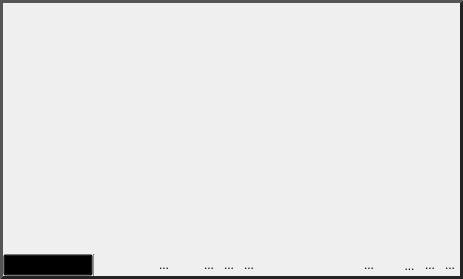
<?xml version="1.0" encoding="UTF-8"?>
<ui version="4.0">
 <class>ViewerWidget</class>
 <widget class="QWidget" name="ViewerWidget">
  <property name="geometry">
   <rect>
    <x>0</x>
    <y>0</y>
    <width>463</width>
    <height>279</height>
   </rect>
  </property>
  <property name="windowTitle">
   <string>ViewerWidget</string>
  </property>
  <property name="styleSheet">
   <string notr="true">QWidget#toolbar_{
  background-color: qlineargradient(spread:pad, x1:0.5, y1:0, x2:0.5, y2:0.960227,
  stop:0 rgba(211, 211, 211, 255),
  stop:0.155779 rgba(228, 228, 228,255),
  stop:1 rgba(204, 204, 204, 255));
  margin: 0px;
  padding: 0px;
}

QFrame#line_,
QFrame#sep_line_{
  background-color: gray;
}

QWidget#viewer_mode_holder_{
  margin: 0px;
  padding: 0px;
}

QWidget#border_{
  border-top: 3px solid rgb( 85, 85, 85 );
  border-bottom: 3px solid rgb( 35, 35, 35 );
  border-left: 3px solid rgb( 85, 85, 85 );
  border-right: 3px solid rgb( 35, 35, 35 );
}

QToolButton{
  border: 1px solid rgba( 0, 0, 0, 0 );
  margin: 0, 0, 0, 0;
  padding: 0, 0, 0, 0;
  
}

QToolButton:hover{
  background-color: rgba( 140, 140, 140, 50 );
}

QToolButton:pressed{
  border: 1px solid rgba( 100, 100, 100, 120 );
  background-color: rgba( 100, 100, 100, 200 );
}


 QComboBox {
     padding: 1px 1px 1px 1px;
     min-width: 6em;
  background-color: rgba( 0,0,0,0 );
  color: black;
 }

 QComboBox:editable {
 }

 QComboBox:!editable, QComboBox::drop-down:editable {
  background-color: qlineargradient(x1: 0, y1: 0, x2: 0, y2: 1,
                                  stop: 0 #E1E1E1, stop: 0.4 #DDDDDD,
                                  stop: 0.5 #D8D8D8, stop: 1.0 #D3D3D3);
 }

 /* QComboBox gets the &quot;on&quot; state when the popup is open */
 QComboBox:!editable:on, QComboBox::drop-down:editable:on {
     background: qlineargradient(x1: 0, y1: 0, x2: 0, y2: 1,
                                 stop: 0 #D3D3D3, stop: 0.4 #D8D8D8,
                                 stop: 0.5 #DDDDDD, stop: 1.0 #E1E1E1);
 }

 QComboBox:on { /* shift the text when the popup opens */
 }

 QComboBox::drop-down {
     subcontrol-origin: padding;
     subcontrol-position: top right;
     width: 16px;
     border-top-right-radius: 3px;
     border-bottom-right-radius: 3px;
 }

/*
 QComboBox::down-arrow {
     image: url(&quot;:/Images/Arrow.png&quot;);
 }
*/

 QComboBox::down-arrow:on { /* shift the arrow when popup is open */
     top: 0px;
     left: 0px;
 }
QComboBox::icon{
  border: 1px solid rgba( 0, 0, 0, 0 );
}


</string>
  </property>
  <layout class="QHBoxLayout" name="horizontalLayout_3">
   <property name="spacing">
    <number>0</number>
   </property>
   <property name="margin">
    <number>0</number>
   </property>
   <item>
    <widget class="QWidget" name="border_" native="true">
     <layout class="QVBoxLayout" name="border_layout_">
      <property name="spacing">
       <number>0</number>
      </property>
      <property name="margin">
       <number>3</number>
      </property>
      <item>
       <widget class="QWidget" name="viewer_slot_" native="true">
        <property name="sizePolicy">
         <sizepolicy hsizetype="Preferred" vsizetype="MinimumExpanding">
          <horstretch>0</horstretch>
          <verstretch>0</verstretch>
         </sizepolicy>
        </property>
        <layout class="QHBoxLayout" name="viewer_layout_">
         <property name="spacing">
          <number>0</number>
         </property>
         <property name="margin">
          <number>0</number>
         </property>
        </layout>
       </widget>
      </item>
      <item>
       <widget class="QWidget" name="toolbar_" native="true">
        <property name="sizePolicy">
         <sizepolicy hsizetype="Preferred" vsizetype="Fixed">
          <horstretch>0</horstretch>
          <verstretch>0</verstretch>
         </sizepolicy>
        </property>
        <property name="minimumSize">
         <size>
          <width>0</width>
          <height>20</height>
         </size>
        </property>
        <layout class="QVBoxLayout" name="toolbar_layout_">
         <property name="spacing">
          <number>0</number>
         </property>
         <property name="margin">
          <number>0</number>
         </property>
         <item>
          <widget class="QWidget" name="buttonbar_" native="true">
           <property name="sizePolicy">
            <sizepolicy hsizetype="Preferred" vsizetype="Fixed">
             <horstretch>0</horstretch>
             <verstretch>0</verstretch>
            </sizepolicy>
           </property>
           <property name="minimumSize">
            <size>
             <width>0</width>
             <height>20</height>
            </size>
           </property>
           <layout class="QHBoxLayout" name="button_layout_">
            <property name="spacing">
             <number>0</number>
            </property>
            <property name="margin">
             <number>0</number>
            </property>
            <item>
             <widget class="QWidget" name="viewer_mode_holder_" native="true">
              <property name="sizePolicy">
               <sizepolicy hsizetype="Fixed" vsizetype="Fixed">
                <horstretch>0</horstretch>
                <verstretch>0</verstretch>
               </sizepolicy>
              </property>
              <property name="minimumSize">
               <size>
                <width>90</width>
                <height>0</height>
               </size>
              </property>
              <property name="maximumSize">
               <size>
                <width>90</width>
                <height>16777215</height>
               </size>
              </property>
              <layout class="QHBoxLayout" name="horizontalLayout">
               <property name="spacing">
                <number>0</number>
               </property>
               <property name="margin">
                <number>0</number>
               </property>
               <item>
                <widget class="QComboBox" name="viewer_mode_">
                 <property name="minimumSize">
                  <size>
                   <width>82</width>
                   <height>0</height>
                  </size>
                 </property>
                 <property name="maximumSize">
                  <size>
                   <width>90</width>
                   <height>16777215</height>
                  </size>
                 </property>
                 <property name="palette">
                  <palette>
                   <active>
                    <colorrole role="WindowText">
                     <brush brushstyle="SolidPattern">
                      <color alpha="255">
                       <red>0</red>
                       <green>0</green>
                       <blue>0</blue>
                      </color>
                     </brush>
                    </colorrole>
                    <colorrole role="Button">
                     <brush brushstyle="SolidPattern">
                      <color alpha="0">
                       <red>0</red>
                       <green>0</green>
                       <blue>0</blue>
                      </color>
                     </brush>
                    </colorrole>
                    <colorrole role="Text">
                     <brush brushstyle="SolidPattern">
                      <color alpha="255">
                       <red>0</red>
                       <green>0</green>
                       <blue>0</blue>
                      </color>
                     </brush>
                    </colorrole>
                    <colorrole role="ButtonText">
                     <brush brushstyle="SolidPattern">
                      <color alpha="255">
                       <red>0</red>
                       <green>0</green>
                       <blue>0</blue>
                      </color>
                     </brush>
                    </colorrole>
                    <colorrole role="Base">
                     <brush brushstyle="SolidPattern">
                      <color alpha="0">
                       <red>0</red>
                       <green>0</green>
                       <blue>0</blue>
                      </color>
                     </brush>
                    </colorrole>
                    <colorrole role="Window">
                     <brush brushstyle="SolidPattern">
                      <color alpha="0">
                       <red>0</red>
                       <green>0</green>
                       <blue>0</blue>
                      </color>
                     </brush>
                    </colorrole>
                    <colorrole role="Highlight">
                     <brush brushstyle="SolidPattern">
                      <color alpha="0">
                       <red>181</red>
                       <green>213</green>
                       <blue>255</blue>
                      </color>
                     </brush>
                    </colorrole>
                   </active>
                   <inactive>
                    <colorrole role="WindowText">
                     <brush brushstyle="SolidPattern">
                      <color alpha="255">
                       <red>0</red>
                       <green>0</green>
                       <blue>0</blue>
                      </color>
                     </brush>
                    </colorrole>
                    <colorrole role="Button">
                     <brush brushstyle="LinearGradientPattern">
                      <gradient startx="0.000000000000000" starty="0.000000000000000" endx="0.000000000000000" endy="1.000000000000000" type="LinearGradient" spread="PadSpread" coordinatemode="ObjectBoundingMode">
                       <gradientstop position="0.000000000000000">
                        <color alpha="255">
                         <red>225</red>
                         <green>225</green>
                         <blue>225</blue>
                        </color>
                       </gradientstop>
                       <gradientstop position="0.400000000000000">
                        <color alpha="255">
                         <red>221</red>
                         <green>221</green>
                         <blue>221</blue>
                        </color>
                       </gradientstop>
                       <gradientstop position="0.500000000000000">
                        <color alpha="255">
                         <red>216</red>
                         <green>216</green>
                         <blue>216</blue>
                        </color>
                       </gradientstop>
                       <gradientstop position="1.000000000000000">
                        <color alpha="255">
                         <red>211</red>
                         <green>211</green>
                         <blue>211</blue>
                        </color>
                       </gradientstop>
                      </gradient>
                     </brush>
                    </colorrole>
                    <colorrole role="Text">
                     <brush brushstyle="SolidPattern">
                      <color alpha="255">
                       <red>0</red>
                       <green>0</green>
                       <blue>0</blue>
                      </color>
                     </brush>
                    </colorrole>
                    <colorrole role="ButtonText">
                     <brush brushstyle="SolidPattern">
                      <color alpha="255">
                       <red>0</red>
                       <green>0</green>
                       <blue>0</blue>
                      </color>
                     </brush>
                    </colorrole>
                    <colorrole role="Base">
                     <brush brushstyle="LinearGradientPattern">
                      <gradient startx="0.000000000000000" starty="0.000000000000000" endx="0.000000000000000" endy="1.000000000000000" type="LinearGradient" spread="PadSpread" coordinatemode="ObjectBoundingMode">
                       <gradientstop position="0.000000000000000">
                        <color alpha="255">
                         <red>225</red>
                         <green>225</green>
                         <blue>225</blue>
                        </color>
                       </gradientstop>
                       <gradientstop position="0.400000000000000">
                        <color alpha="255">
                         <red>221</red>
                         <green>221</green>
                         <blue>221</blue>
                        </color>
                       </gradientstop>
                       <gradientstop position="0.500000000000000">
                        <color alpha="255">
                         <red>216</red>
                         <green>216</green>
                         <blue>216</blue>
                        </color>
                       </gradientstop>
                       <gradientstop position="1.000000000000000">
                        <color alpha="255">
                         <red>211</red>
                         <green>211</green>
                         <blue>211</blue>
                        </color>
                       </gradientstop>
                      </gradient>
                     </brush>
                    </colorrole>
                    <colorrole role="Window">
                     <brush brushstyle="LinearGradientPattern">
                      <gradient startx="0.000000000000000" starty="0.000000000000000" endx="0.000000000000000" endy="1.000000000000000" type="LinearGradient" spread="PadSpread" coordinatemode="ObjectBoundingMode">
                       <gradientstop position="0.000000000000000">
                        <color alpha="255">
                         <red>225</red>
                         <green>225</green>
                         <blue>225</blue>
                        </color>
                       </gradientstop>
                       <gradientstop position="0.400000000000000">
                        <color alpha="255">
                         <red>221</red>
                         <green>221</green>
                         <blue>221</blue>
                        </color>
                       </gradientstop>
                       <gradientstop position="0.500000000000000">
                        <color alpha="255">
                         <red>216</red>
                         <green>216</green>
                         <blue>216</blue>
                        </color>
                       </gradientstop>
                       <gradientstop position="1.000000000000000">
                        <color alpha="255">
                         <red>211</red>
                         <green>211</green>
                         <blue>211</blue>
                        </color>
                       </gradientstop>
                      </gradient>
                     </brush>
                    </colorrole>
                    <colorrole role="Highlight">
                     <brush brushstyle="SolidPattern">
                      <color alpha="0">
                       <red>181</red>
                       <green>213</green>
                       <blue>255</blue>
                      </color>
                     </brush>
                    </colorrole>
                   </inactive>
                   <disabled>
                    <colorrole role="WindowText">
                     <brush brushstyle="SolidPattern">
                      <color alpha="255">
                       <red>0</red>
                       <green>0</green>
                       <blue>0</blue>
                      </color>
                     </brush>
                    </colorrole>
                    <colorrole role="Button">
                     <brush brushstyle="LinearGradientPattern">
                      <gradient startx="0.000000000000000" starty="0.000000000000000" endx="0.000000000000000" endy="1.000000000000000" type="LinearGradient" spread="PadSpread" coordinatemode="ObjectBoundingMode">
                       <gradientstop position="0.000000000000000">
                        <color alpha="255">
                         <red>225</red>
                         <green>225</green>
                         <blue>225</blue>
                        </color>
                       </gradientstop>
                       <gradientstop position="0.400000000000000">
                        <color alpha="255">
                         <red>221</red>
                         <green>221</green>
                         <blue>221</blue>
                        </color>
                       </gradientstop>
                       <gradientstop position="0.500000000000000">
                        <color alpha="255">
                         <red>216</red>
                         <green>216</green>
                         <blue>216</blue>
                        </color>
                       </gradientstop>
                       <gradientstop position="1.000000000000000">
                        <color alpha="255">
                         <red>211</red>
                         <green>211</green>
                         <blue>211</blue>
                        </color>
                       </gradientstop>
                      </gradient>
                     </brush>
                    </colorrole>
                    <colorrole role="Text">
                     <brush brushstyle="SolidPattern">
                      <color alpha="255">
                       <red>0</red>
                       <green>0</green>
                       <blue>0</blue>
                      </color>
                     </brush>
                    </colorrole>
                    <colorrole role="ButtonText">
                     <brush brushstyle="SolidPattern">
                      <color alpha="255">
                       <red>0</red>
                       <green>0</green>
                       <blue>0</blue>
                      </color>
                     </brush>
                    </colorrole>
                    <colorrole role="Base">
                     <brush brushstyle="LinearGradientPattern">
                      <gradient startx="0.000000000000000" starty="0.000000000000000" endx="0.000000000000000" endy="1.000000000000000" type="LinearGradient" spread="PadSpread" coordinatemode="ObjectBoundingMode">
                       <gradientstop position="0.000000000000000">
                        <color alpha="255">
                         <red>225</red>
                         <green>225</green>
                         <blue>225</blue>
                        </color>
                       </gradientstop>
                       <gradientstop position="0.400000000000000">
                        <color alpha="255">
                         <red>221</red>
                         <green>221</green>
                         <blue>221</blue>
                        </color>
                       </gradientstop>
                       <gradientstop position="0.500000000000000">
                        <color alpha="255">
                         <red>216</red>
                         <green>216</green>
                         <blue>216</blue>
                        </color>
                       </gradientstop>
                       <gradientstop position="1.000000000000000">
                        <color alpha="255">
                         <red>211</red>
                         <green>211</green>
                         <blue>211</blue>
                        </color>
                       </gradientstop>
                      </gradient>
                     </brush>
                    </colorrole>
                    <colorrole role="Window">
                     <brush brushstyle="LinearGradientPattern">
                      <gradient startx="0.000000000000000" starty="0.000000000000000" endx="0.000000000000000" endy="1.000000000000000" type="LinearGradient" spread="PadSpread" coordinatemode="ObjectBoundingMode">
                       <gradientstop position="0.000000000000000">
                        <color alpha="255">
                         <red>225</red>
                         <green>225</green>
                         <blue>225</blue>
                        </color>
                       </gradientstop>
                       <gradientstop position="0.400000000000000">
                        <color alpha="255">
                         <red>221</red>
                         <green>221</green>
                         <blue>221</blue>
                        </color>
                       </gradientstop>
                       <gradientstop position="0.500000000000000">
                        <color alpha="255">
                         <red>216</red>
                         <green>216</green>
                         <blue>216</blue>
                        </color>
                       </gradientstop>
                       <gradientstop position="1.000000000000000">
                        <color alpha="255">
                         <red>211</red>
                         <green>211</green>
                         <blue>211</blue>
                        </color>
                       </gradientstop>
                      </gradient>
                     </brush>
                    </colorrole>
                    <colorrole role="Highlight">
                     <brush brushstyle="SolidPattern">
                      <color alpha="255">
                       <red>208</red>
                       <green>208</green>
                       <blue>208</blue>
                      </color>
                     </brush>
                    </colorrole>
                   </disabled>
                  </palette>
                 </property>
                 <property name="toolTip">
                  <string>Select viewer mode</string>
                 </property>
                 <property name="currentIndex">
                  <number>0</number>
                 </property>
                 <property name="sizeAdjustPolicy">
                  <enum>QComboBox::AdjustToMinimumContentsLengthWithIcon</enum>
                 </property>
                 <property name="iconSize">
                  <size>
                   <width>16</width>
                   <height>16</height>
                  </size>
                 </property>
                 <property name="frame">
                  <bool>false</bool>
                 </property>
                 <item>
                  <property name="text">
                   <string notr="true">Sagittal</string>
                  </property>
                  <property name="icon">
                   <iconset resource="../../Resources/QtResources.qrc">
                    <normaloff>:/Images/XviewRed.png</normaloff>:/Images/XviewRed.png</iconset>
                  </property>
                 </item>
                 <item>
                  <property name="text">
                   <string notr="true">Coronal</string>
                  </property>
                  <property name="icon">
                   <iconset>
                    <normalon>:/Images/YviewGreen.png</normalon>
                   </iconset>
                  </property>
                 </item>
                 <item>
                  <property name="text">
                   <string notr="true">Axial</string>
                  </property>
                  <property name="icon">
                   <iconset>
                    <normalon>:/Images/ZviewBlue.png</normalon>
                   </iconset>
                  </property>
                 </item>
                 <item>
                  <property name="text">
                   <string notr="true">Volume</string>
                  </property>
                  <property name="icon">
                   <iconset>
                    <normalon>:/Images/Vview.png</normalon>
                   </iconset>
                  </property>
                 </item>
                  <item>
                  <property name="text">
                   <string notr="true">VTK</string>
                  </property>
                  <property name="icon">
                   <iconset>
                    <normalon>:/Images/VVTKview.png</normalon>
                   </iconset>
                  </property>
                 </item>
               </widget>
               </item>
             </layout>
             </widget>
            </item>
            <item>
             <widget class="Line" name="line_">
              <property name="minimumSize">
               <size>
                <width>1</width>
                <height>0</height>
               </size>
              </property>
              <property name="maximumSize">
               <size>
                <width>1</width>
                <height>16777215</height>
               </size>
              </property>
              <property name="orientation">
               <enum>Qt::Vertical</enum>
              </property>
             </widget>
            </item>
            <item>
             <widget class="QWidget" name="common_tools_" native="true">
              <property name="sizePolicy">
               <sizepolicy hsizetype="MinimumExpanding" vsizetype="Fixed">
                <horstretch>0</horstretch>
                <verstretch>0</verstretch>
               </sizepolicy>
              </property>
              <property name="minimumSize">
               <size>
                <width>0</width>
                <height>20</height>
               </size>
              </property>
              <property name="maximumSize">
               <size>
                <width>16777215</width>
                <height>20</height>
               </size>
              </property>
              <layout class="QHBoxLayout" name="common_tools_layout_">
               <property name="spacing">
                <number>0</number>
               </property>
               <property name="sizeConstraint">
                <enum>QLayout::SetMinimumSize</enum>
               </property>
               <property name="margin">
                <number>0</number>
               </property>
               <item>
                <widget class="QToolButton" name="auto_view_button_">
                 <property name="minimumSize">
                  <size>
                   <width>20</width>
                   <height>20</height>
                  </size>
                 </property>
                 <property name="maximumSize">
                  <size>
                   <width>20</width>
                   <height>20</height>
                  </size>
                 </property>
                 <property name="toolTip">
                  <string>Autoview</string>
                 </property>
                 <property name="text">
                  <string/>
                 </property>
                 <property name="icon">
                  <iconset resource="../../Resources/QtResources.qrc">
                   <normaloff>:/Images/AutoViewOff.png</normaloff>
                   <normalon>:/Images/AutoView.png</normalon>:/Images/AutoViewOff.png</iconset>
                 </property>
                 <property name="checkable">
                  <bool>false</bool>
                 </property>
                </widget>
               </item>
               <item>
                <widget class="QToolButton" name="lock_button_">
                 <property name="sizePolicy">
                  <sizepolicy hsizetype="Fixed" vsizetype="Fixed">
                   <horstretch>0</horstretch>
                   <verstretch>0</verstretch>
                  </sizepolicy>
                 </property>
                 <property name="minimumSize">
                  <size>
                   <width>20</width>
                   <height>20</height>
                  </size>
                 </property>
                 <property name="maximumSize">
                  <size>
                   <width>20</width>
                   <height>20</height>
                  </size>
                 </property>
                 <property name="toolTip">
                  <string>Lock navigation with the other locked viewers of the same type</string>
                 </property>
                 <property name="icon">
                  <iconset resource="../../Resources/QtResources.qrc">
                   <normaloff>:/Images/LockOff.png</normaloff>
                   <normalon>:/Images/Lock.png</normalon>:/Images/LockOff.png</iconset>
                 </property>
                 <property name="checkable">
                  <bool>true</bool>
                 </property>
                </widget>
               </item>
               <item>
                <widget class="QToolButton" name="slice_visible_button_">
                 <property name="minimumSize">
                  <size>
                   <width>20</width>
                   <height>20</height>
                  </size>
                 </property>
                 <property name="maximumSize">
                  <size>
                   <width>20</width>
                   <height>20</height>
                  </size>
                 </property>
                 <property name="toolTip">
                  <string>Show this slice in volume viewer</string>
                 </property>
                 <property name="icon">
                  <iconset resource="../../Resources/QtResources.qrc">
                   <normaloff>:/Images/VisibleOff.png</normaloff>
                   <normalon>:/Images/Visible.png</normalon>:/Images/VisibleOff.png</iconset>
                 </property>
                 <property name="checkable">
                  <bool>true</bool>
                 </property>
                </widget>
               </item>
               <item>
                <widget class="QToolButton" name="snap_to_axis_button_">
                 <property name="minimumSize">
                  <size>
                   <width>20</width>
                   <height>20</height>
                  </size>
                 </property>
                 <property name="maximumSize">
                  <size>
                   <width>20</width>
                   <height>20</height>
                  </size>
                 </property>
                 <property name="toolTip">
                  <string>Snap the camera to the closest axis</string>
                 </property>
                 <property name="text">
                  <string>...</string>
                 </property>
                 <property name="icon">
                  <iconset resource="../../Resources/QtResources.qrc">
                   <normaloff>:/Images/AlignOff.png</normaloff>
                   <normalon>:/Images/Align.png</normalon>:/Images/AlignOff.png</iconset>
                 </property>
                </widget>
               </item>
               <item>
                <widget class="QToolButton" name="light_visible_button_">
                 <property name="minimumSize">
                  <size>
                   <width>20</width>
                   <height>20</height>
                  </size>
                 </property>
                 <property name="maximumSize">
                  <size>
                   <width>20</width>
                   <height>20</height>
                  </size>
                 </property>
                 <property name="toolTip">
                  <string>Scene lighting on/off</string>
                 </property>
                 <property name="text">
                  <string/>
                 </property>
                 <property name="icon">
                  <iconset resource="../../Resources/QtResources.qrc">
                   <normaloff>:/Images/LightOff.png</normaloff>
                   <normalon>:/Images/Light.png</normalon>:/Images/LightOff.png</iconset>
                 </property>
                </widget>
               </item>
              </layout>
             </widget>
            </item>
            <item>
             <widget class="QWidget" name="less_common_tools_" native="true">
              <property name="sizePolicy">
               <sizepolicy hsizetype="Preferred" vsizetype="Fixed">
                <horstretch>0</horstretch>
                <verstretch>0</verstretch>
               </sizepolicy>
              </property>
              <property name="minimumSize">
               <size>
                <width>0</width>
                <height>20</height>
               </size>
              </property>
              <property name="maximumSize">
               <size>
                <width>16777215</width>
                <height>20</height>
               </size>
              </property>
              <layout class="QHBoxLayout" name="less_common_tools_layout_">
               <property name="spacing">
                <number>0</number>
               </property>
               <property name="margin">
                <number>0</number>
               </property>
               <item>
                <widget class="QToolButton" name="fog_button_">
                 <property name="minimumSize">
                  <size>
                   <width>20</width>
                   <height>20</height>
                  </size>
                 </property>
                 <property name="maximumSize">
                  <size>
                   <width>20</width>
                   <height>20</height>
                  </size>
                 </property>
                 <property name="toolTip">
                  <string>Show fog (depth cue)</string>
                 </property>
                 <property name="text">
                  <string>...</string>
                 </property>
                 <property name="icon">
                  <iconset resource="../../Resources/QtResources.qrc">
                   <normaloff>:/Images/FogOff.png</normaloff>
                   <normalon>:/Images/Fog.png</normalon>:/Images/FogOff.png</iconset>
                 </property>
                 <property name="checkable">
                  <bool>true</bool>
                 </property>
                </widget>
               </item>
               <item>
                <widget class="QToolButton" name="enable_clipping_button_">
                 <property name="minimumSize">
                  <size>
                   <width>20</width>
                   <height>20</height>
                  </size>
                 </property>
                 <property name="maximumSize">
                  <size>
                   <width>20</width>
                   <height>20</height>
                  </size>
                 </property>
                 <property name="toolTip">
                  <string>Enable clipping</string>
                 </property>
                 <property name="text">
                  <string>...</string>
                 </property>
                 <property name="icon">
                  <iconset resource="../../Resources/QtResources.qrc">
                   <normaloff>:/Images/ClipOff.png</normaloff>
                   <normalon>:/Images/Clip.png</normalon>:/Images/ClipOff.png</iconset>
                 </property>
                </widget>
               </item>
               <item>
                <widget class="QtUtils::SingleShotToolButton" name="picking_button_">
                 <property name="minimumSize">
                  <size>
                   <width>20</width>
                   <height>20</height>
                  </size>
                 </property>
                 <property name="maximumSize">
                  <size>
                   <width>20</width>
                   <height>20</height>
                  </size>
                 </property>
                 <property name="toolTip">
                  <string>Allow picking in other views to move slices in this view</string>
                 </property>
                 <property name="text">
                  <string>...</string>
                 </property>
                 <property name="icon">
                  <iconset resource="../../Resources/QtResources.qrc">
                   <normaloff>:/Images/PickingOff.png</normaloff>
                   <normalon>:/Images/Picking.png</normalon>:/Images/PickingOff.png</iconset>
                 </property>
                </widget>
               </item>
               <item>
                <widget class="QToolButton" name="grid_button_">
                 <property name="minimumSize">
                  <size>
                   <width>20</width>
                   <height>20</height>
                  </size>
                 </property>
                 <property name="maximumSize">
                  <size>
                   <width>20</width>
                   <height>20</height>
                  </size>
                 </property>
                 <property name="toolTip">
                  <string>Switch on/off grid</string>
                 </property>
                 <property name="icon">
                  <iconset resource="../../Resources/QtResources.qrc">
                   <normaloff>:/Images/GridOff.png</normaloff>
                   <normalon>:/Images/Grid.png</normalon>:/Images/GridOff.png</iconset>
                 </property>
                 <property name="checkable">
                  <bool>true</bool>
                 </property>
                </widget>
               </item>
               <item>
                <widget class="QToolButton" name="flip_horizontal_button_">
                 <property name="minimumSize">
                  <size>
                   <width>20</width>
                   <height>20</height>
                  </size>
                 </property>
                 <property name="maximumSize">
                  <size>
                   <width>20</width>
                   <height>20</height>
                  </size>
                 </property>
                 <property name="toolTip">
                  <string>Flip the data visually horizontal</string>
                 </property>
                 <property name="icon">
                  <iconset resource="../../Resources/QtResources.qrc">
                   <normaloff>:/Images/FlipHorizOff.png</normaloff>
                   <normalon>:/Images/FlipHoriz.png</normalon>:/Images/FlipHorizOff.png</iconset>
                 </property>
                 <property name="checkable">
                  <bool>true</bool>
                 </property>
                </widget>
               </item>
               <item>
                <widget class="QToolButton" name="flip_vertical_button_">
                 <property name="minimumSize">
                  <size>
                   <width>20</width>
                   <height>20</height>
                  </size>
                 </property>
                 <property name="maximumSize">
                  <size>
                   <width>20</width>
                   <height>20</height>
                  </size>
                 </property>
                 <property name="toolTip">
                  <string>Flip the data visually vertical</string>
                 </property>
                 <property name="icon">
                  <iconset resource="../../Resources/QtResources.qrc">
                   <normaloff>:/Images/FlipVertOff.png</normaloff>
                   <normalon>:/Images/FlipVert.png</normalon>:/Images/FlipVertOff.png</iconset>
                 </property>
                 <property name="checkable">
                  <bool>true</bool>
                 </property>
                </widget>
               </item>
               <item>
                <widget class="QToolButton" name="isosurfaces_visible_button_">
                 <property name="minimumSize">
                  <size>
                   <width>20</width>
                   <height>20</height>
                  </size>
                 </property>
                 <property name="maximumSize">
                  <size>
                   <width>20</width>
                   <height>20</height>
                  </size>
                 </property>
                 <property name="toolTip">
                  <string>Show isosurface</string>
                 </property>
                 <property name="text">
                  <string/>
                 </property>
                 <property name="icon">
                  <iconset resource="../../Resources/QtResources.qrc">
                   <normaloff>:/Images/IsosurfaceVisibleOff.png</normaloff>
                   <normalon>:/Images/IsosurfaceVisible.png</normalon>:/Images/IsosurfaceVisibleOff.png</iconset>
                 </property>
                </widget>
               </item>
               <item>
                <widget class="QToolButton" name="slices_visible_button_">
                 <property name="minimumSize">
                  <size>
                   <width>20</width>
                   <height>20</height>
                  </size>
                 </property>
                 <property name="maximumSize">
                  <size>
                   <width>20</width>
                   <height>20</height>
                  </size>
                 </property>
                 <property name="toolTip">
                  <string>Show slice planes</string>
                 </property>
                 <property name="text">
                  <string/>
                 </property>
                 <property name="icon">
                  <iconset resource="../../Resources/QtResources.qrc">
                   <normaloff>:/Images/SlicesVisibleOff.png</normaloff>
                   <normalon>:/Images/SlicesVisible.png</normalon>:/Images/SlicesVisibleOff.png</iconset>
                 </property>
                </widget>
               </item>
               <item>
                <widget class="QToolButton" name="show_invisible_slices_button_">
                 <property name="minimumSize">
                  <size>
                   <width>20</width>
                   <height>20</height>
                  </size>
                 </property>
                 <property name="maximumSize">
                  <size>
                   <width>20</width>
                   <height>20</height>
                  </size>
                 </property>
                 <property name="toolTip">
                  <string>Show slice planes for hidden viewers</string>
                 </property>
                 <property name="text">
                  <string>...</string>
                 </property>
                 <property name="icon">
                  <iconset resource="../../Resources/QtResources.qrc">
                   <normaloff>:/Images/InvisibleSlicesVisibleOff.png</normaloff>
                   <normalon>:/Images/InvisibleSlicesVisible.png</normalon>:/Images/InvisibleSlicesVisibleOff.png</iconset>
                 </property>
                </widget>
               </item>
               <item>
                <widget class="QToolButton" name="volume_rendering_visible_button_">
                 <property name="minimumSize">
                  <size>
                   <width>20</width>
                   <height>20</height>
                  </size>
                 </property>
                 <property name="maximumSize">
                  <size>
                   <width>20</width>
                   <height>20</height>
                  </size>
                 </property>
                 <property name="toolTip">
                  <string>Show volume rendering</string>
                 </property>
                 <property name="text">
                  <string/>
                 </property>
                 <property name="icon">
                  <iconset resource="../../Resources/QtResources.qrc">
                   <normaloff>:/Images/VolumeRenderingOff.png</normaloff>
                   <normalon>:/Images/VolumeRendering.png</normalon>:/Images/VolumeRenderingOff.png</iconset>
                 </property>
                </widget>
               </item>
               <item>
                <widget class="QToolButton" name="show_bounding_box_button_">
                 <property name="minimumSize">
                  <size>
                   <width>21</width>
                   <height>21</height>
                  </size>
                 </property>
                 <property name="maximumSize">
                  <size>
                   <width>21</width>
                   <height>21</height>
                  </size>
                 </property>
                 <property name="toolTip">
                  <string>Show bounding box</string>
                 </property>
                 <property name="text">
                  <string>...</string>
                 </property>
                 <property name="icon">
                  <iconset resource="../../Resources/QtResources.qrc">
                   <normaloff>:/Images/VolumeVisibleOff.png</normaloff>
                   <normalon>:/Images/VolumeVisible.png</normalon>:/Images/VolumeVisibleOff.png</iconset>
                 </property>
                </widget>
               </item>
               <item>
                <widget class="QToolButton" name="overlay_visible_button_">
                 <property name="minimumSize">
                  <size>
                   <width>20</width>
                   <height>20</height>
                  </size>
                 </property>
                 <property name="maximumSize">
                  <size>
                   <width>20</width>
                   <height>20</height>
                  </size>
                 </property>
                 <property name="toolTip">
                  <string>Show overlay</string>
                 </property>
                 <property name="text">
                  <string>...</string>
                 </property>
                 <property name="icon">
                  <iconset resource="../../Resources/QtResources.qrc">
                   <normaloff>:/Images/OverlayOff.png</normaloff>
                   <normalon>:/Images/Overlay.png</normalon>:/Images/OverlayOff.png</iconset>
                 </property>
                 <property name="checkable">
                  <bool>true</bool>
                 </property>
                </widget>
               </item>
               <item>
                <widget class="QToolButton" name="picking_lines_visible_button_">
                 <property name="minimumSize">
                  <size>
                   <width>20</width>
                   <height>20</height>
                  </size>
                 </property>
                 <property name="maximumSize">
                  <size>
                   <width>20</width>
                   <height>20</height>
                  </size>
                 </property>
                 <property name="toolTip">
                  <string>Show picking lines</string>
                 </property>
                 <property name="text">
                  <string>...</string>
                 </property>
                 <property name="icon">
                  <iconset resource="../../Resources/QtResources.qrc">
                   <normaloff>:/Images/PickingLinesOff.png</normaloff>
                   <normalon>:/Images/PickingLines.png</normalon>:/Images/PickingLinesOff.png</iconset>
                 </property>
                 <property name="checkable">
                  <bool>true</bool>
                 </property>
                </widget>
               </item>
              </layout>
             </widget>
            </item>
           </layout>
          </widget>
         </item>
        </layout>
       </widget>
      </item>
     </layout>
    </widget>
   </item>
  </layout>
 </widget>
 <customwidgets>
  <customwidget>
   <class>QtUtils::SingleShotToolButton</class>
   <extends>QToolButton</extends>
   <header location="global">QtUtils/Widgets/SingleShotToolButton.h</header>
  </customwidget>
 </customwidgets>
 <resources>
  <include location="../../Resources/QtResources.qrc"/>
 </resources>
 <connections/>
</ui>
